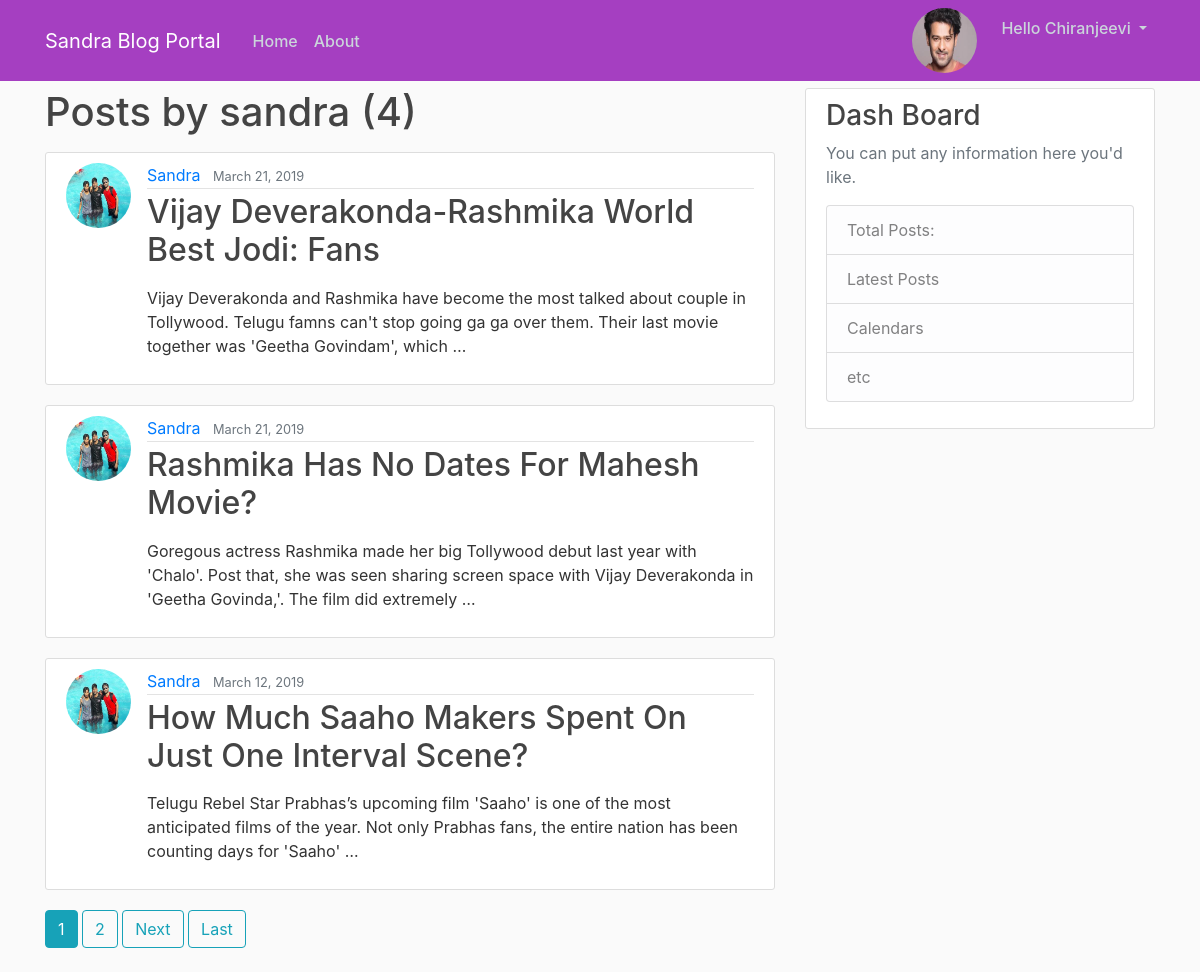
/user/sandra (signed in), run on the app's committed database.
### users/models.py (models this page shows, shortened)
class Profile(models.Model):
    user=models.OneToOneField(User, on_delete=models.CASCADE)
    image=models.ImageField(default='default.jpg', upload_to='profile_pics')

### blog/models.py (models this page shows, shortened)
class Post(models.Model):
    title=models.CharField(max_length=100)
    content=models.TextField()
    date_posted=models.DateTimeField(default=timezone.now)
    author=models.ForeignKey(User, on_delete=models.CASCADE)

### blog/views.py (the view)
# urls.py: path('user/<str:username>', UserPostListView.as_view(), name='user-posts'),
class UserPostListView(ListView):
    model=Post
    template_name='blog/user_posts.html'
    context_object_name='posts'
    paginate_by=3
    def get_queryset(self):
        user = get_object_or_404(User,username=self.kwargs.get('username'))
        return Post.objects.filter(author=user).order_by('-date_posted')

### blog/templates/blog/user_posts.html (shortened to what this page needs)
{% extends 'blog/base.html' %}
  {% block content %}
  <h1 class="mb-3">Posts by {{ view.kwargs.username }} ({{ page_obj.paginator.count }}) </h1>
    {% for post in posts %}
    <article class="media content-section">
      <img class="rounded-circle article-img" src="{{post.author.profile.image.url}}">
      <div class="media-body">
        <div class="article-metadata">
          <a class="mr-2"  href="{% url 'user-posts' post.author.username %}">{{post.author|title}}</a>
          <small class="text-muted">{{post.date_posted|date:'F d, Y'}}</small>
        </div>
        <h2> <a  class="article-title" href="{% url "post-detail" post.id %}">{{post.title}}</a> </h2>
        <p class="article-content">{{post.content|truncatewords:30|linebreaks}}</p>
      </div>
    </article>
    {% endfor %}
    {% if is_paginated %}
       {% for num in page_obj.paginator.page_range %}
         {% if page_obj.number == num %}
           <a class="btn btn-info mb-4" href="?page={{ num }}">{{ num }}</a>
         {% elif num > page_obj.number|add:'-3' and num < page_obj.number|add:'3' %}
           <a class="btn btn-outline-info mb-4" href="?page={{ num }}">{{ num }}</a>
         {% endif %}
       {% endfor %}
       {% if page_obj.has_next %}
         <a class="btn btn-outline-info mb-4" href="?page={{ page_obj.next_page_number }}">Next</a>
         <a class="btn btn-outline-info mb-4" href="?page={{ page_obj.paginator.num_pages }}">Last</a>
       {% endif %}
     {% endif %}
{% endblock %}

### blog/templates/blog/base.html (shortened to what this page needs)
{% load static %}
<!DOCTYPE html>
<html lang="en" dir="ltr">
  <head>
    <link rel="stylesheet" href="https://stackpath.bootstrapcdn.com/bootstrap/4.3.1/css/bootstrap.min.css">
    <link rel="stylesheet" href="{% static 'blog/css/main.css' %}">
  </head>
  <body>
  <header class="site-header">
  <nav class="navbar navbar-expand-md navbar-dark bg-steel fixed-top">
    <div class="container">
      <a class="navbar-brand mr-4" href="/">Sandra Blog Portal</a>
      <div class="collapse navbar-collapse" id="navbarToggle">
        <div class="navbar-nav mr-auto">
          <a class="nav-item nav-link" href="/">Home</a>
          <a class="nav-item nav-link" href="/about">About</a>
        </div>
        <div class="navbar-nav">
          {% if user.is_authenticated %}
              <img class="rounded-circle article-img" src="{{request.user.profile.image.url}}">
              <div class="dropdown">
                <a class="dropdown-toggle nav-item nav-link" href="#" id="dropdownMain" data-toggle="dropdown" aria-haspopup="true" aria-expanded="false">
                    Hello {{ user.username | title }}
                </a>
              </div>
            {% else %}
          <a class="nav-item nav-link" href="{% url 'login' %}">Login</a>
          <a class="nav-item nav-link" href="{% url 'register' %}">Register</a>
          {% endif %}
        </div>
      </div>
    </div>
  </nav>
</header>
<main role="main" class="container">
 <div class="row">
   <div class="col-md-8">
     {% block content %}{% endblock %}
   </div>
   <div class="col-md-4">
     <div class="content-section">
       <h3>Dash Board</h3>
       <p class='text-muted'>You can put any information here you'd like.
         <ul class="list-group">
           <li class="list-group-item list-group-item-light">Total Posts:</li>
           <li class="list-group-item list-group-item-light">Latest Posts</li>
           <li class="list-group-item list-group-item-light">Calendars</li>
           <li class="list-group-item list-group-item-light">etc</li>
         </ul>
       </p>
     </div>
   </div>
 </div>
</main>
</body>
</html>

### blog/static/blog/css/main.css (style rules this page uses)
body { background: #fafafa; color: #333333; margin-top: 5.5rem; }
h1, h2, h3, h4, h5, h6 { color: #444444; }
ul { margin: 0; }
.bg-steel { background-color: #a53fc1; }
.site-header .navbar-nav .nav-link { color: #cbd5db; font-weight:500; }
.content-section { background: #ffffff; padding: 10px 20px; border: 1px solid #dddddd; border-radius: 3px; margin-bottom: 20px; }
.article-title { color: #444444; }
.article-content { white-space: pre-line; }
.article-img { height: 65px; width: 65px; margin-right: 16px; }
.article-metadata { padding-bottom: 1px; margin-bottom: 4px; border-bottom: 1px solid #e3e3e3 }

### data on the page
Post: author.profile.image (picture), author "Sandra", date_posted "March 21, 2019", title "Vijay Deverakonda-Rashmika World Best Jodi: Fans", content "Vijay Deverakonda and Rashmika have become the most talked about couple in Tollywood. Telugu famns can't stop going ga ga over them. Their last movie together was 'Geetha Govindam', which …"
Post: author.profile.image (picture), author "Sandra", date_posted "March 21, 2019", title "Rashmika Has No Dates For Mahesh Movie?", content "Goregous actress Rashmika made her big Tollywood debut last year with 'Chalo'. Post that, she was seen sharing screen space with Vijay Deverakonda in 'Geetha Govinda,'. The film did extremely …"
Post: author.profile.image (picture), author "Sandra", date_posted "March 12, 2019", title "How Much Saaho Makers Spent On Just One Interval Scene?", content "Telugu Rebel Star Prabhas’s upcoming film 'Saaho' is one of the most anticipated films of the year. Not only Prabhas fans, the entire nation has been counting days for 'Saaho' …"

### other printed values
{{ user.username | title }} "Chiranjeevi"
{{ view.kwargs.username }} "sandra"
{{ page_obj.paginator.count }} "4"
{{ num }} "1"
{{ num }} "2"
